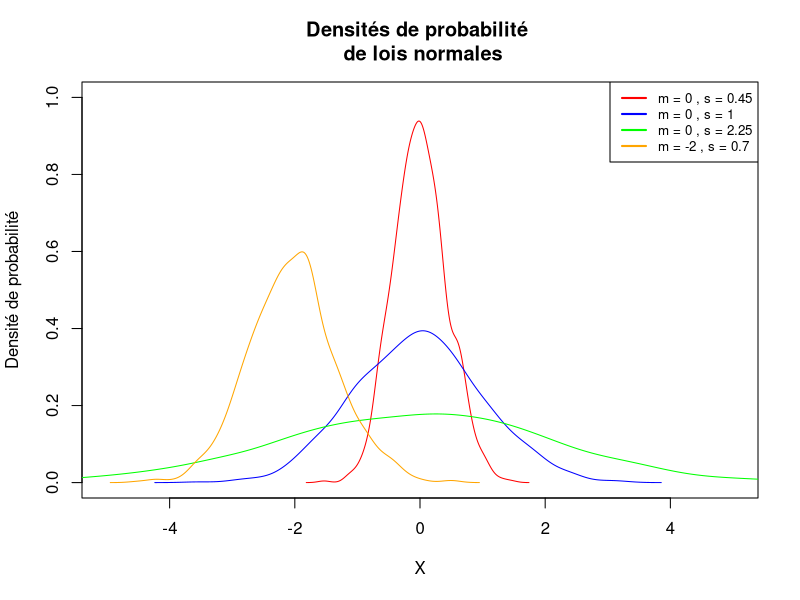
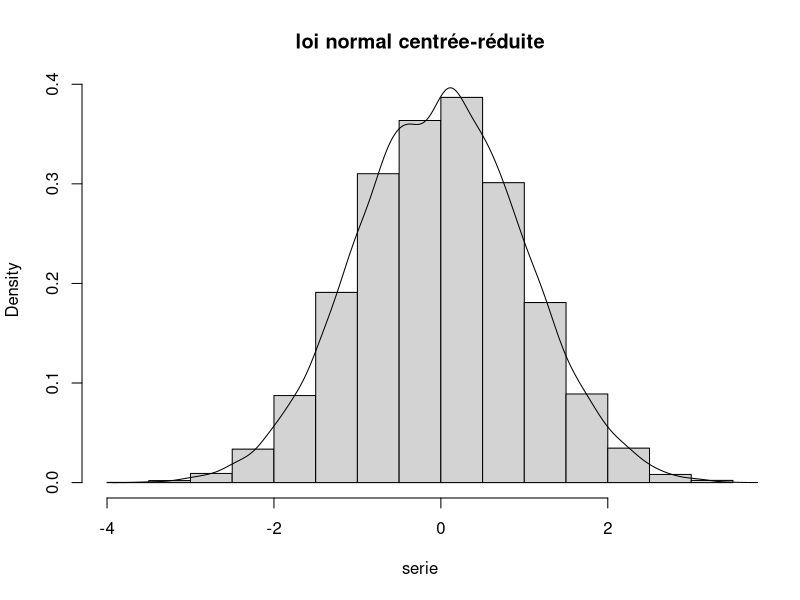
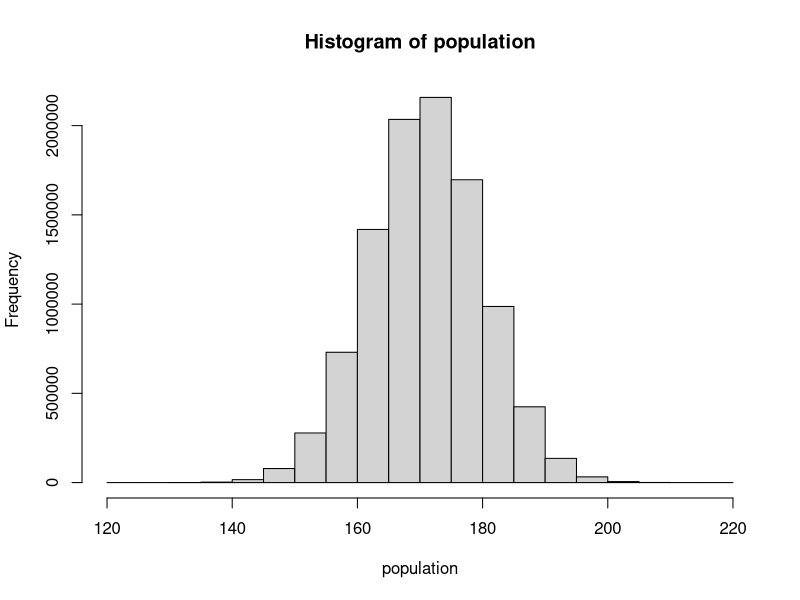
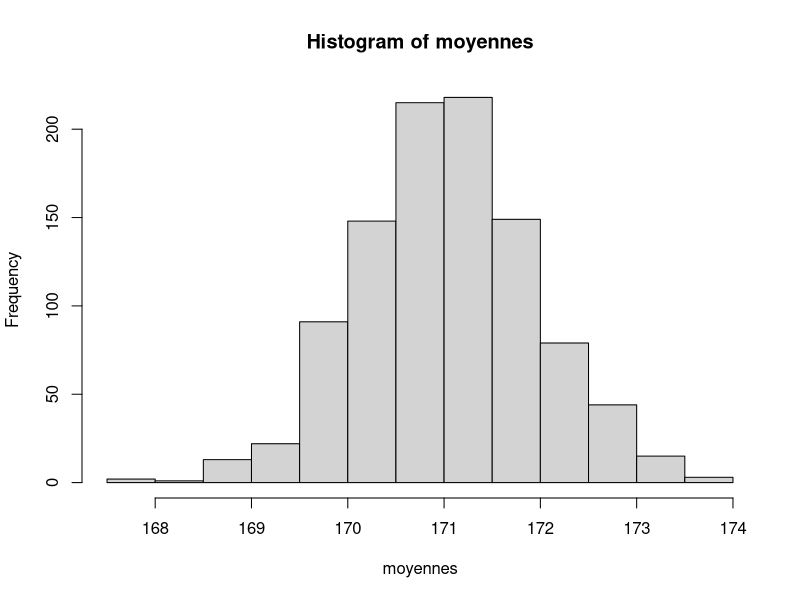
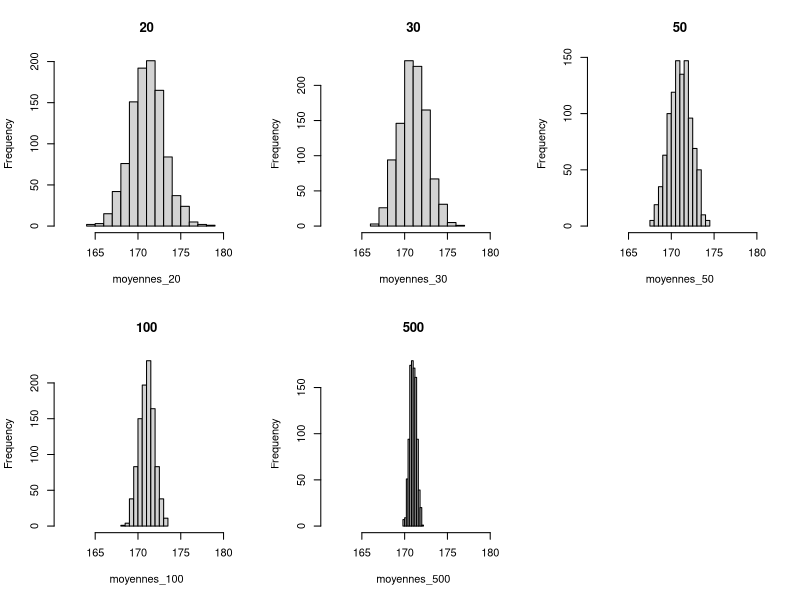
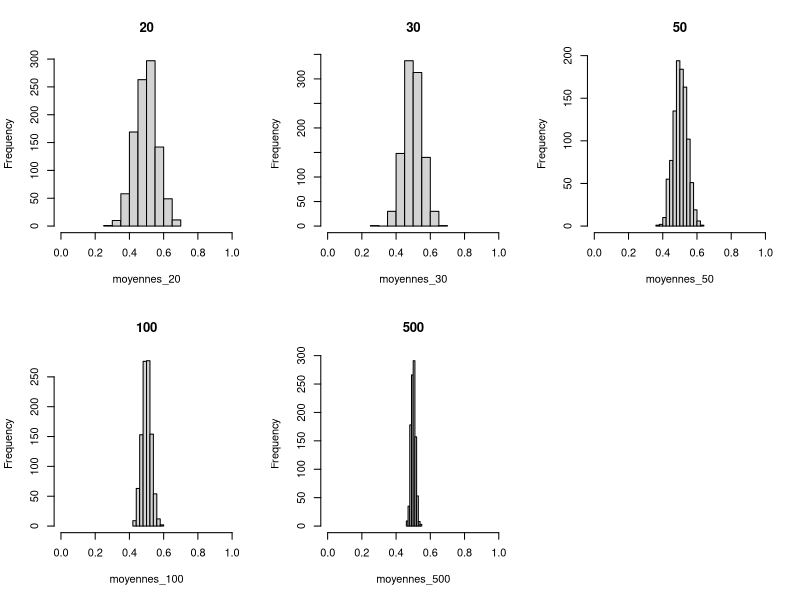

Write R code to recreate these figures, in order.
# EXERCICE 1

# CREER UN GRAPHIQUE VIDE AVEC COMME BORNE D'ABSCISSE [-5,5] ET D'ORDONNEES [0,1]
# Créer une toile de fond vide pour le graphique
par(mfrow = c(1,1))
plot(NA, xlim=c(-5, 5), ylim=c(0, 1), xlab="X", 
     ylab="Densité de probabilité", 
     main="Densités de probabilité \n de lois normales")


# A L'AIDE D'UNE BOUCLE FOR, AJOUTER UNE COURBE DENSITE ISSUE D'UNE DES 4 COMBINAISONS DE PARAMETRE DE LOI NORMALE DONNES
# Tracer la densité de probabilité pour chaque simulation
moyennes <- c(0, 0, 0, -2)
sigmas <- c(0.45, 1, 2.25, 0.7)
colors <- c("red", "blue", "green", "orange")
legend_labels <- c()
for (i in 1:length(moyennes)) {
  serie = rnorm(n = 1000, 
                mean = moyennes[i], 
                sd = sigmas[i])
  lines(density(serie), col = colors[i])
  legend_labels <- c(legend_labels, paste("m =", moyennes[i], ",", "s =", sigmas[i]))
}

# Ajouter une légende
legend("topright", legend=legend_labels, col=colors, lwd=2, cex=0.8)


# SIMULER UNE LOI NORMALE N(MU=0, o=1) DE TAILLE 10 000
serie = rnorm(n = 1e4, mean = 0, sd = 1)

# CONSTRUIRE L'HISTOGRAMME DE LA DISTRIBUTION DE LA SERIE AVEC SA COURBE DENSITE
hist(serie, main = "loi normal centrée-réduite",
     probability = TRUE)
lines(density(serie))

median(serie)
quantile(serie)
quantile(serie, 
         probs = seq(from = 0, 
                     to = 1, by = 0.01))

quantile(serie, 
         probs = 0.95)


# QNORM VALEUR THEORIQUE, PNORM VALEUR FONTION RECIPROQUE
qnorm(p = 0.95, mean = 0, sd = 1)
pnorm(q = 1.644854, mean = 0, sd = 1)

# QUELLE VALEUR DE P(X > x) = 0.975
qnorm(p = 0.975, mean = 0, sd = 1)

# QUELLE EST LA PROBABILITE THEORIQUE POUR P(X >= 1.96) = p
1 - pnorm(q = 1.96, mean = 0, sd = 1)


########## EXERCICE 2
########## CONSTRUIRE LA TABLE DE LA LOI NORMALE

########## CONSTRUIRE UN VECTEUR AVEC LES PROBA DE LA PREMIERE COLONNE DE LA TABLE DE LOI NORMALE AVEC PRECISION 4 DECIMALES
indices_lignes = seq(from = 0, to = 3.9, by = 0.1)

#on crée un vecteur vide pour ajouter les probas au fur et à mesure
all_probas = c()
#On parcourt les indices lignes
for (i in indices_lignes){
  proba = pnorm(q = i, mean = 0, sd = 1)
  #on ajoute la nouvelle proba au vecteur existant
  all_probas = c(all_probas,proba)
  all_probas = round(all_probas,digits = 4)
}


########## CONSTRUIRE LA TABLE DE LOI NORMALE
indices_colones = seq(from = 0.00, to = 0.09, by = 0.01)
indices_lignes = seq(from = 0, to = 3.9, by = 0.1)

#On crée un objet résultat vide.
resultat = NULL
#On parcourt les indices colonnes
for (j in indices_colones) {
  #on crée un vecteur vide pour ajouter les probas au fur et à mesure
  all_probas = c()
  #On parcourt les indices lignes
  for (i in indices_lignes){
    quantile = i + j
    proba = pnorm(q = quantile, mean = 0, sd = 1)
    #on ajoute la nouvelle proba au vecteur existant
    all_probas = c(all_probas,proba)
    all_probas = round(all_probas,digits = 4)
  }
  #On ajoute une colonne au resultat
  resultat = cbind(resultat,all_probas)
}


class(resultat)
table = data.frame(resultat)
colnames(table) = indices_colones
rownames(table) = indices_lignes
View(table)




# EXERCICE 3
# Stocker les tailles d'une population simulée de 10.000.000 de français répartis suivant une loi normale N(171,9)
moyenne_pop<-171
sd_pop<-9
population<-rnorm(n = 1e7, 
                  mean=moyenne_pop, 
                  sd=sd_pop)

mean(population)
sd(population)
hist(population)
#on observe une courbe en cloche
is.data.frame(population)


# COMBIEN DE PERSONNE ONT UNE TAILLE INFERIEUR A 190CM
#observé
pop190 = population[population < 190]
length(pop190)
length(pop190) / length(population)

#en théorie
pnorm(q = 190, mean=moyenne_pop, sd=sd_pop)*1e7


# COMBIEN DE PERSONNE ONT UNE TAILLE SUPERIEUR A 200CM
#observé
pop200 = population[population >= 200]
length(pop200)
length(pop200) / length(population)

#en théorie
#proba de P( X < 200cm)
proba_inf_200 = pnorm(q = 200, mean=moyenne_pop, sd=sd_pop)
#proba de P( X >= 200cm)
1 - proba_inf_200



# EXERCICE 4
# ESTIMATION TAILLE MOYENNE PAR ECHANTILLON

# TIRER UN ECHANTILLON DE TAILLE 100
taille_ech<-100
echantillon<-sample(x = population, 
                    size = taille_ech, 
                    replace = TRUE)
mean(echantillon)
sd(echantillon)

# A PARTIR DE L'ECART TYPE ESTIME CALCULER LA LARGEUR DU DEMI INTERVALLE DE CONFIANCE, PUIS LES BORNES INF ET SUP DE L'INTERVALLE DE CONFIANCE (95%)
largeur<-qnorm(p = 0.975,mean=0,sd=1)*sd_pop/sqrt(taille_ech)
borne_inf<-moyenne_pop-largeur
borne_sup <-moyenne_pop+largeur


# REPLICATE
# A L'AIDE DE REPLICATE TIREZ 1000 ECHANTILLONS DE TAILLE 100
taille_ech<-100
nb_replicat<-1000
echantillons<-replicate(n = nb_replicat,
                        expr =  sample(population,
                                       taille_ech, 
                                       replace = TRUE))

moyennes<-apply(X = echantillons,
                MARGIN = 2,
                FUN = function(x) mean(x))
ecart_types<-apply(echantillons,
                   MARGIN = 2,
                   FUN = function(x) sd(x))

hist(moyennes)
mean(moyennes)
sd(moyennes)


# COMBIEN D'ECHANTILLONS MOYENNE > 172,8CM
#observé
moy172 = moyennes[moyennes > 172]
length(moy172)
length(moy172) / length(moyennes)

#en théorie
#proba de P( X < 172cm)
proba_inf_172 = pnorm(q = 172, 
      mean=moyenne_pop, 
      sd=sd_pop/sqrt(taille_ech))
#proba de P( X >= 172cm)
1 - proba_inf_172


# POUR CHAQUE ECHANTILLON CALCULER LA LARGEUR DU DEMI INTERVALLE DE CONFIANCE
largeur<-apply(X = echantillons,
                   MARGIN = 2,
                   FUN = function(x) pnorm(0.975)*sd(x)/taille_ech)

borne_inf_IC<-moyennes-largeur
borne_sup_IC<-moyennes+largeur


# DATAFRAME AVEC CES 3 VECTEURS
resultat = data.frame(largeur,borne_inf_IC,borne_sup_IC)
View(resultat)



# EXERCICE 5
# SAMPLE = SELECTIONNE UN ECHANTILLON DANS X DE TAILLE  SIZE AVEC OU SANS REMISE (REPLACE)

# TIRER UN ECHANTILLON DE TAILLE 100
moyenne_echantillon<-function(V,n) {
  return(mean(sample(x = V,size = n, replace=TRUE)))
}

# REPLICATE = REPETE L'EVALUATION D'UNE EXPRESSION EXPR, N FOIS

moyennes_20<-replicate(n = nb_replicat, 
                       expr = moyenne_echantillon(V = population,
                                                                   n = 20))
moyennes_30<-replicate(n = nb_replicat, 
                       expr = moyenne_echantillon(V = population,
                                                                   n = 30))
moyennes_50<-replicate(n = nb_replicat, 
                       expr = moyenne_echantillon(V = population,
                                                                   n = 50))
moyennes_100<-replicate(n = nb_replicat, 
                        expr = moyenne_echantillon(V = population,
                                                                    n = 100))
moyennes_500<-replicate(n = nb_replicat, 
                        expr = moyenne_echantillon(V = population,
                                                                    n = 500))


par(mfrow=c(2,3))
hist(moyennes_20, xlim=c(161,181), main="20")
hist(moyennes_30, xlim=c(161,181), main="30")
hist(moyennes_50, xlim=c(161,181), main="50")
hist(moyennes_100, xlim=c(161,181), main="100")
hist(moyennes_500, xlim=c(161,181), main="500")                                                                    

population<-runif(n = 1e7, min = 0, max = 1)
moyennes_20<-replicate(nb_replicat, moyenne_echantillon(population,20))
moyennes_30<-replicate(nb_replicat, moyenne_echantillon(population,30))
moyennes_50<-replicate(nb_replicat, moyenne_echantillon(population,50))
moyennes_100<-replicate(nb_replicat, moyenne_echantillon(population,100))
moyennes_500<-replicate(nb_replicat, moyenne_echantillon(population,500))
par(mfrow=c(2,3))
hist(moyennes_20, xlim=c(0,1), main="20")
hist(moyennes_30, xlim=c(0,1), main="30")
hist(moyennes_50, xlim=c(0,1), main="50")
hist(moyennes_100, xlim=c(0,1), main="100")
hist(moyennes_500, xlim=c(0,1), main="500")